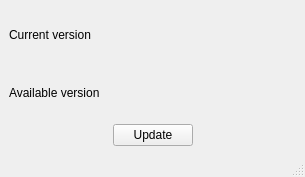
<?xml version="1.0" encoding="UTF-8"?>
<ui version="4.0">
 <class>MainWindow</class>
 <widget class="QMainWindow" name="MainWindow">
  <property name="geometry">
   <rect>
    <x>0</x>
    <y>0</y>
    <width>305</width>
    <height>177</height>
   </rect>
  </property>
  <property name="windowTitle">
   <string>MainWindow</string>
  </property>
  <widget class="QWidget" name="centralwidget">
   <layout class="QVBoxLayout" name="verticalLayout">
    <item>
     <layout class="QHBoxLayout" name="horizontalLayout">
      <item>
       <widget class="QLabel" name="label">
        <property name="text">
         <string>Current version</string>
        </property>
       </widget>
      </item>
      <item>
       <widget class="QLabel" name="lCurrentVersion">
        <property name="text">
         <string>&lt;CurrentVersion&gt;</string>
        </property>
       </widget>
      </item>
     </layout>
    </item>
    <item>
     <layout class="QHBoxLayout" name="horizontalLayout_2">
      <item>
       <widget class="QLabel" name="label_2">
        <property name="text">
         <string>Available version</string>
        </property>
       </widget>
      </item>
      <item>
       <widget class="QLabel" name="lAvailableVersion">
        <property name="text">
         <string>&lt;AvailableVersion&gt;</string>
        </property>
       </widget>
      </item>
     </layout>
    </item>
    <item>
     <layout class="QHBoxLayout" name="horizontalLayout_3">
      <item>
       <spacer name="horizontalSpacer">
        <property name="orientation">
         <enum>Qt::Horizontal</enum>
        </property>
        <property name="sizeHint" stdset="0">
         <size>
          <width>40</width>
          <height>20</height>
         </size>
        </property>
       </spacer>
      </item>
      <item>
       <widget class="QPushButton" name="bUpdate">
        <property name="text">
         <string>Update</string>
        </property>
       </widget>
      </item>
      <item>
       <spacer name="horizontalSpacer_2">
        <property name="orientation">
         <enum>Qt::Horizontal</enum>
        </property>
        <property name="sizeHint" stdset="0">
         <size>
          <width>40</width>
          <height>20</height>
         </size>
        </property>
       </spacer>
      </item>
     </layout>
    </item>
   </layout>
  </widget>
  <widget class="QMenuBar" name="menubar">
   <property name="geometry">
    <rect>
     <x>0</x>
     <y>0</y>
     <width>305</width>
     <height>22</height>
    </rect>
   </property>
  </widget>
  <widget class="QStatusBar" name="statusbar"/>
 </widget>
 <resources/>
 <connections/>
</ui>
